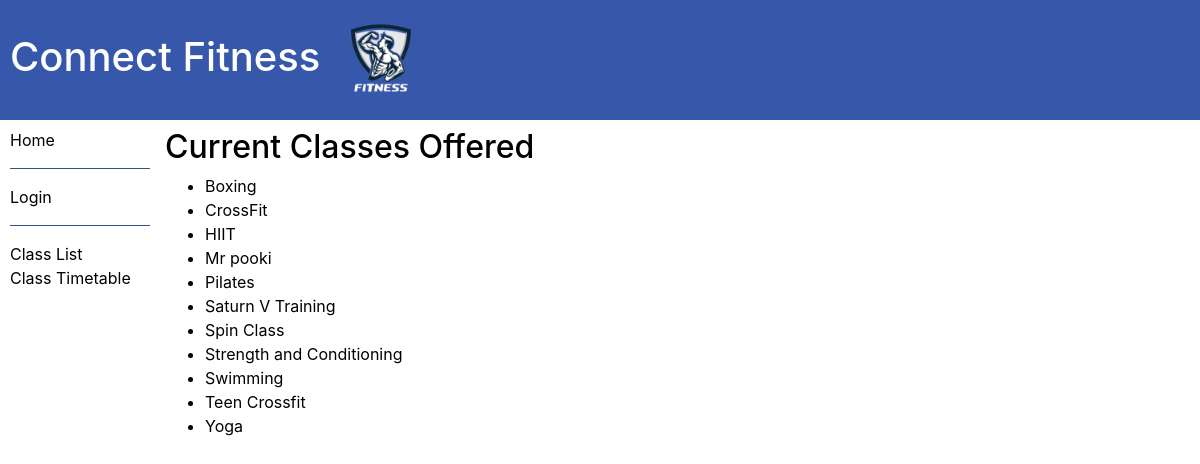
Page /ERP/gym_classes on the earlier database version.
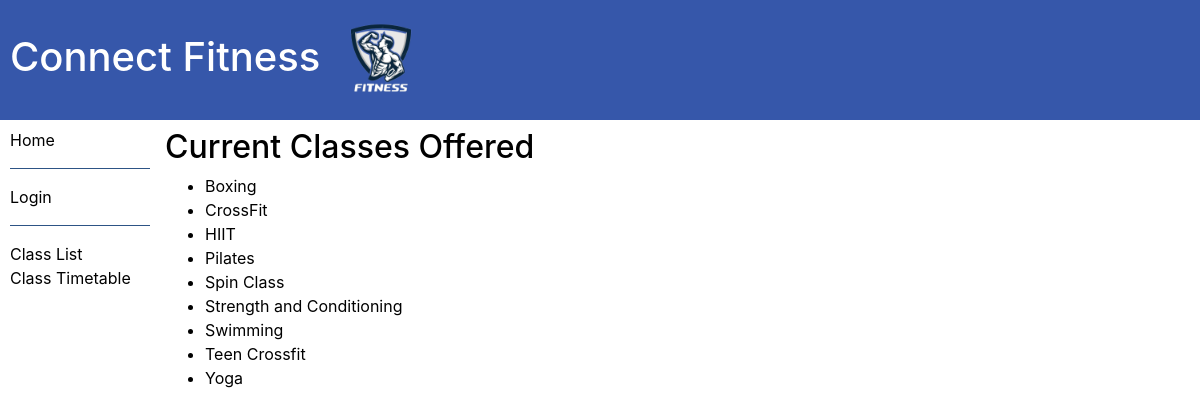
Same page on the later database version.
### ERP/models.py (models this page shows, shortened)
class Gym_class(models.Model):
    title = models.CharField(max_length = 100)
    description = models.TextField(max_length=1000)
    archive = models.BooleanField(null = True, default=False)
    max_participants = models.CharField(max_length = 2, null = True , blank = True)
    def get_absolute_url(self):
        return reverse("classes", args=[str(self.id)])
    class Meta:
        ordering = ['title']

### ERP/views.py (the view)
# urls.py: path("gym_classes", views.Gym_ClassListView.as_view(), name = "gym_classes"),
class Gym_ClassListView(generic.ListView):
    model = Gym_class
    context_object_name = "gym_class_list"
    template_name = "gym_class_list.html"
    paginate_by = 50

### ERP/templates/gym_class_list.html (shortened to what this page needs)
{% extends "base_generic.html" %}
{% block content %}
  <h2>Current Classes Offered</h2>
  {% if gym_class_list %}
  <ul>
    {% for class in gym_class_list %}
      <li>
        <a href="{{ class.get_absolute_url }}">{{ class.title }}</a>
      </li>
    {% endfor %}
  </ul>
  {% else %}
    <p>There are no classes in the system</p>
  {% endif %}
{% endblock %}

Differences in the rows shown:
removed Gym_class: title "Mr pooki"
removed Gym_class: title "Saturn V Training"
